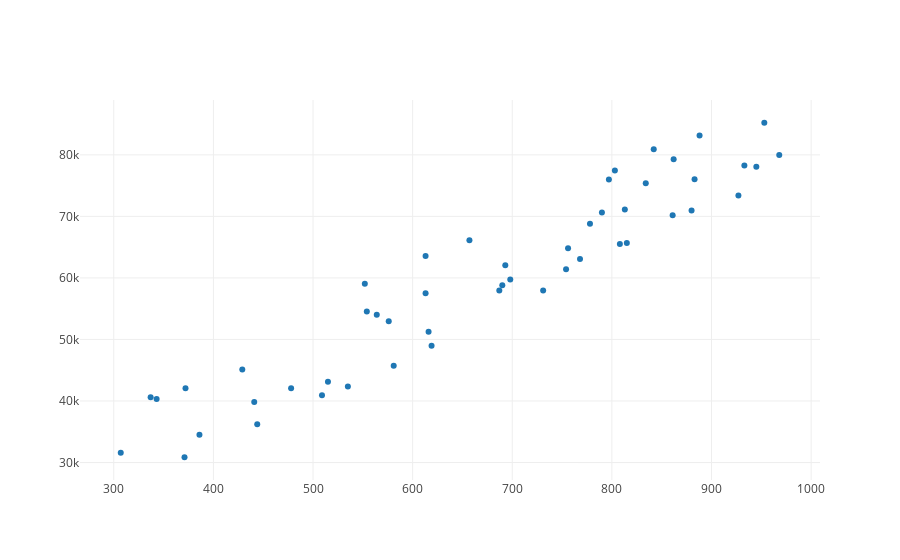

Notebook cell for this chart:
### Code cell
# if you have the plotly jupyter lab extension loaded, try the following
from graph import trace_values, plot
noisy_customers_trace = trace_values(word_counts.reshape(50), noisy_clicks)
plot([noisy_customers_trace])

### Figure 1 — Plotly figure (JSON) as saved in the notebook; plotly's stock layout.template omitted (floating-point values rounded to 4 significant figures)
{"data": [{"mode": "markers", "name": "data", "text": [], "type": "scatter", "uid": "1e287706-f125-4c50-8e9e-031887072d44", "x": [337, 535, 372, 945, 444, 429, 883, 808, 690, 581, 478, 576, 554, 657, 768, 552, 790, 968, 698, 862, 880, 515, 803, 778, 386, 441, 693, 307, 619, 834, 613, 813, 616, 509, 564, 953, 927, 731, 933, 756, 842, 371, 687, 754, 861, 613, 815, 797, 343, 888], "y": [40624, 42360, 42072, 78067, 36205, 45130, 76038, 65495, 58806, 45719, 42075, 52951, 54539, 66119, 63062, 59041, 70644, 79996, 59724, 79295, 70962, 43141, 77468, 68794, 34512, 39839, 62068, 31567, 48987, 75370, 63550, 71126, 51249, 40928, 54019, 85217, 73413, 57935, 78260, 64821, 80903, 30856, 57940, 61427, 70181, 57504, 65686, 75983, 40329, 83145]}], "layout": {"autosize": true, "xaxis": {"autorange": true, "range": [265.5, 1009.0], "type": "linear"}, "yaxis": {"autorange": true, "range": [26870.0, 89200.0], "type": "linear"}}}
